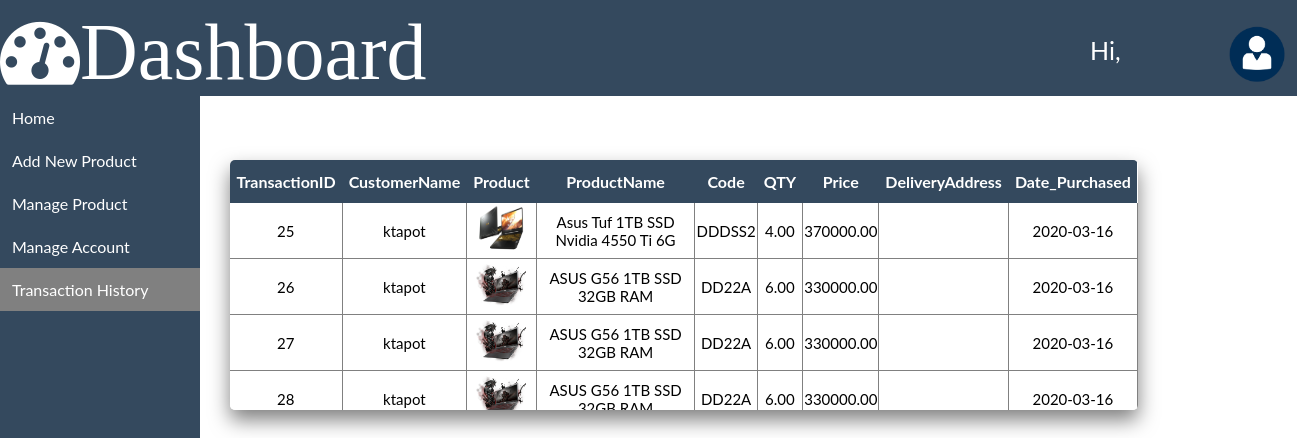
Page /FMJMOLSHOP/transaction.php on the committed database.
### tables this page shows
CREATE TABLE `transaction` (
  `transactionID` int(11) NOT NULL,
  `Customername` varchar(255) NOT NULL,
  `img_product` text NOT NULL,
  `ProductName` varchar(255) NOT NULL,
  `Code` varchar(255) NOT NULL,
  `QTY` double(12,2) NOT NULL,
  `Price` double(12,2) NOT NULL,
  `Delivery_Address` varchar(255) NOT NULL,
  `Date_Purchased` date NOT NULL
);

### FMJMOLSHOP/Adminserver.php (called while the page is built, shortened)
<?php
$db = mysqli_connect('localhost','root','','fmjm') or ("Could not connect database");
     $resultsT = mysqli_query($db, "SELECT * FROM transaction");
 ?>

### FMJMOLSHOP/transaction.php (the view, shortened to what this page needs)
<?php include('Adminserver.php');
?>
<!DOCTYPE html>
<html>
<head>
<link rel="stylesheet" href="https://cdnjs.cloudflare.com/ajax/libs/font-awesome/4.7.0/css/font-awesome.min.css">
<link rel="stylesheet" type="text/css" href="css/adminstyle.css">
</head>
<body>
<div class="adminheader">
<div class="title"><i class="fa fa-dashboard">Dashboard</i><div class="dropdown">
  <img src="iconuser.png" class="avatar">
</div>
  </div></div><div class="user">Hi, <?php echo $_SESSION['username']; ?></div>
<div class="vertical">
<div class="vertical-menu">
<a href="HomeAdmin.php" class="active">Home</a>
<a href="AdminAdd.php" class="active">Add New Product</a>
<a href="Product.php" class="active">Manage Product</a>
<a href="Account.php" class="active"> Manage Account</a>
  <a href="transaction.php" class="activea">Transaction History</a>
</div>
</div>
 <div class="table-boxss">
<table class="Psizes">
   	 <thead>
   	 	<tr>
        <th>TransactionID</th>
        <th>CustomerName</th>
        <th>Product</th>
        <th>ProductName</th>
        <th>Code</th>
        <th>QTY</th>
        <th>Price</th>
        <th>DeliveryAddress</th>
        <th>Date_Purchased</th>
   	 	</tr>
   	 </thead>
   <tbody class="display">
<?php while ($row = mysqli_fetch_array($resultsT)) { ?>
          <tr>
            <td><?php echo  $row['transactionID']; ?> </td>
         <td><?php echo  $row['Customername']; ?> </td>
        <td><?php echo "<img src='product-images/".$row['img_product']."' class='imgs'>";?> </td>
        <td><?php echo $row['ProductName']; ?> </td>
        <td><?php echo $row['Code']; ?> </td>
        <td><?php echo $row['QTY']; ?> </td>
        <td><?php echo $row['Price']; ?> </td>
        <td><?php echo $row['Delivery_Address']; ?> </td>
        <td><?php echo $row['Date_Purchased']; ?> </td>
</tr>
<?php } ?>
</tbody>
  </table>
</div>
</body>
</html>

### FMJMOLSHOP/css/adminstyle.css (style rules this page uses)
* { box-sizing: border-box }
body { font-family: "Lato", sans-serif; font-size: 16px; margin: 0; padding: 0; }
.vertical { height: 889px; width:200px; background-color: #34495E; top:0px; }
.vertical-menu a { background-color: #34495E; color: grey; display: block; padding: 12px; height: 500%; text-decoration: none; }
.vertical-menu a.activea { background-color: grey; color: white; }
.vertical-menu a.active { color: white; }
.adminheader { background-color: #34495E; width: auto; }
.title { top:5%; left:10px; color: white; font-size: 80px; }
.imgs { width: 50px; height: 50px; }
.display { width: 50px; line-height: normal; }
.Psize,.Psizes,.Psizea, .Psizess { text-align: center; padding: 1px; border-collapse: collapse; }
.Psizes th { background-color: #34495E; color: white; line-height: 30px; padding: 6.5px; }
.Psizes td,.Psize td { border-bottom: .5px solid grey; font-size: 15px; border-right: 1px solid grey; }
.table-boxss { border-radius: 5px; position: absolute; top: 160px; left: 230px; width: 70%; height: 250px; overflow-y: scroll; background: #fff; box-shadow: 0 10px 20px rgba(0,0,0,0.5); }
.avatar { position: relative; top: 5px; left: 800px; width: 60px; height: 20%; }
.user { position: absolute; left: 1090px; top: 35px; font-size: 25px; color: white; }
.dropdown { position: relative; display: inline-block; }

### rows in the picture
transaction: transactionID "25", Customername "ktapot", img_product (picture), ProductName "Asus Tuf 1TB SSD Nvidia 4550 Ti 6G", Code "DDDSS2", QTY "4.00", Price "370000.00", Date_Purchased "2020-03-16"
transaction: transactionID "26", Customername "ktapot", img_product (picture), ProductName "ASUS G56 1TB SSD 32GB RAM", Code "DD22A", QTY "6.00", Price "330000.00", Date_Purchased "2020-03-16"
transaction: transactionID "27", Customername "ktapot", img_product (picture), ProductName "ASUS G56 1TB SSD 32GB RAM", Code "DD22A", QTY "6.00", Price "330000.00", Date_Purchased "2020-03-16"
transaction: transactionID "28", Customername "ktapot", img_product (picture), ProductName "ASUS G56 1TB SSD…", Code "DD22A", QTY "6.00", Price "330000.00", Date_Purchased "2020-03-16"
